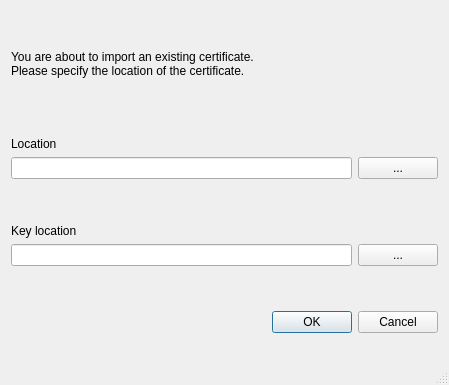
<?xml version="1.0" encoding="UTF-8"?>
<ui version="4.0">
 <class>ImportAssistant</class>
 <widget class="QDialog" name="ImportAssistant">
  <property name="geometry">
   <rect>
    <x>0</x>
    <y>0</y>
    <width>449</width>
    <height>385</height>
   </rect>
  </property>
  <property name="sizePolicy">
   <sizepolicy hsizetype="Preferred" vsizetype="Preferred">
    <horstretch>0</horstretch>
    <verstretch>0</verstretch>
   </sizepolicy>
  </property>
  <property name="windowTitle">
   <string>Import Certificate</string>
  </property>
  <property name="sizeGripEnabled">
   <bool>true</bool>
  </property>
  <property name="modal">
   <bool>true</bool>
  </property>
  <layout class="QVBoxLayout" name="verticalLayout">
   <item>
    <widget class="QLabel" name="description">
     <property name="sizePolicy">
      <sizepolicy hsizetype="Preferred" vsizetype="Fixed">
       <horstretch>0</horstretch>
       <verstretch>0</verstretch>
      </sizepolicy>
     </property>
     <property name="text">
      <string>You are about to import an existing certificate.
Please specify the location of the certificate.
                </string>
     </property>
     <property name="scaledContents">
      <bool>false</bool>
     </property>
     <property name="alignment">
      <set>Qt::AlignJustify|Qt::AlignTop</set>
     </property>
    </widget>
   </item>
   <item>
    <widget class="QWidget" name="widget_location" native="true">
     <property name="sizePolicy">
      <sizepolicy hsizetype="Preferred" vsizetype="Fixed">
       <horstretch>0</horstretch>
       <verstretch>0</verstretch>
      </sizepolicy>
     </property>
     <layout class="QVBoxLayout" name="verticalLayout_2">
      <property name="leftMargin">
       <number>0</number>
      </property>
      <property name="topMargin">
       <number>0</number>
      </property>
      <property name="rightMargin">
       <number>0</number>
      </property>
      <property name="bottomMargin">
       <number>0</number>
      </property>
      <item>
       <widget class="QLabel" name="file_label">
        <property name="sizePolicy">
         <sizepolicy hsizetype="Preferred" vsizetype="Minimum">
          <horstretch>0</horstretch>
          <verstretch>0</verstretch>
         </sizepolicy>
        </property>
        <property name="text">
         <string>Location</string>
        </property>
        <property name="alignment">
         <set>Qt::AlignBottom|Qt::AlignLeading|Qt::AlignLeft</set>
        </property>
       </widget>
      </item>
      <item>
       <widget class="QWidget" name="widget_file" native="true">
        <property name="sizePolicy">
         <sizepolicy hsizetype="Preferred" vsizetype="Minimum">
          <horstretch>0</horstretch>
          <verstretch>0</verstretch>
         </sizepolicy>
        </property>
        <layout class="QHBoxLayout" name="horizontalLayout">
         <property name="leftMargin">
          <number>0</number>
         </property>
         <property name="topMargin">
          <number>0</number>
         </property>
         <property name="rightMargin">
          <number>0</number>
         </property>
         <property name="bottomMargin">
          <number>0</number>
         </property>
         <item>
          <widget class="QLineEdit" name="file_input"/>
         </item>
         <item>
          <widget class="QPushButton" name="file_choose">
           <property name="text">
            <string>...</string>
           </property>
          </widget>
         </item>
        </layout>
       </widget>
      </item>
     </layout>
    </widget>
   </item>
   <item>
    <widget class="QWidget" name="widget_location_key" native="true">
     <property name="sizePolicy">
      <sizepolicy hsizetype="Preferred" vsizetype="Fixed">
       <horstretch>0</horstretch>
       <verstretch>0</verstretch>
      </sizepolicy>
     </property>
     <layout class="QVBoxLayout" name="verticalLayout_4">
      <property name="leftMargin">
       <number>0</number>
      </property>
      <property name="topMargin">
       <number>0</number>
      </property>
      <property name="rightMargin">
       <number>0</number>
      </property>
      <property name="bottomMargin">
       <number>0</number>
      </property>
      <item>
       <widget class="QLabel" name="key_label">
        <property name="sizePolicy">
         <sizepolicy hsizetype="Preferred" vsizetype="Minimum">
          <horstretch>0</horstretch>
          <verstretch>0</verstretch>
         </sizepolicy>
        </property>
        <property name="text">
         <string>Key location</string>
        </property>
        <property name="alignment">
         <set>Qt::AlignBottom|Qt::AlignLeading|Qt::AlignLeft</set>
        </property>
       </widget>
      </item>
      <item>
       <widget class="QWidget" name="widget_key" native="true">
        <property name="sizePolicy">
         <sizepolicy hsizetype="Preferred" vsizetype="Minimum">
          <horstretch>0</horstretch>
          <verstretch>0</verstretch>
         </sizepolicy>
        </property>
        <layout class="QHBoxLayout" name="horizontalLayout_3">
         <property name="leftMargin">
          <number>0</number>
         </property>
         <property name="topMargin">
          <number>0</number>
         </property>
         <property name="rightMargin">
          <number>0</number>
         </property>
         <property name="bottomMargin">
          <number>0</number>
         </property>
         <item>
          <widget class="QLineEdit" name="key_input"/>
         </item>
         <item>
          <widget class="QPushButton" name="key_choose">
           <property name="text">
            <string>...</string>
           </property>
          </widget>
         </item>
        </layout>
       </widget>
      </item>
     </layout>
    </widget>
   </item>
   <item>
    <widget class="QDialogButtonBox" name="buttonBox">
     <property name="orientation">
      <enum>Qt::Horizontal</enum>
     </property>
     <property name="standardButtons">
      <set>QDialogButtonBox::Cancel|QDialogButtonBox::Ok</set>
     </property>
     <property name="centerButtons">
      <bool>false</bool>
     </property>
    </widget>
   </item>
  </layout>
 </widget>
 <resources/>
 <connections>
  <connection>
   <sender>buttonBox</sender>
   <signal>accepted()</signal>
   <receiver>ImportAssistant</receiver>
   <slot>accept()</slot>
   <hints>
    <hint type="sourcelabel">
     <x>248</x>
     <y>254</y>
    </hint>
    <hint type="destinationlabel">
     <x>157</x>
     <y>274</y>
    </hint>
   </hints>
  </connection>
  <connection>
   <sender>buttonBox</sender>
   <signal>rejected()</signal>
   <receiver>ImportAssistant</receiver>
   <slot>reject()</slot>
   <hints>
    <hint type="sourcelabel">
     <x>316</x>
     <y>260</y>
    </hint>
    <hint type="destinationlabel">
     <x>286</x>
     <y>274</y>
    </hint>
   </hints>
  </connection>
 </connections>
</ui>
